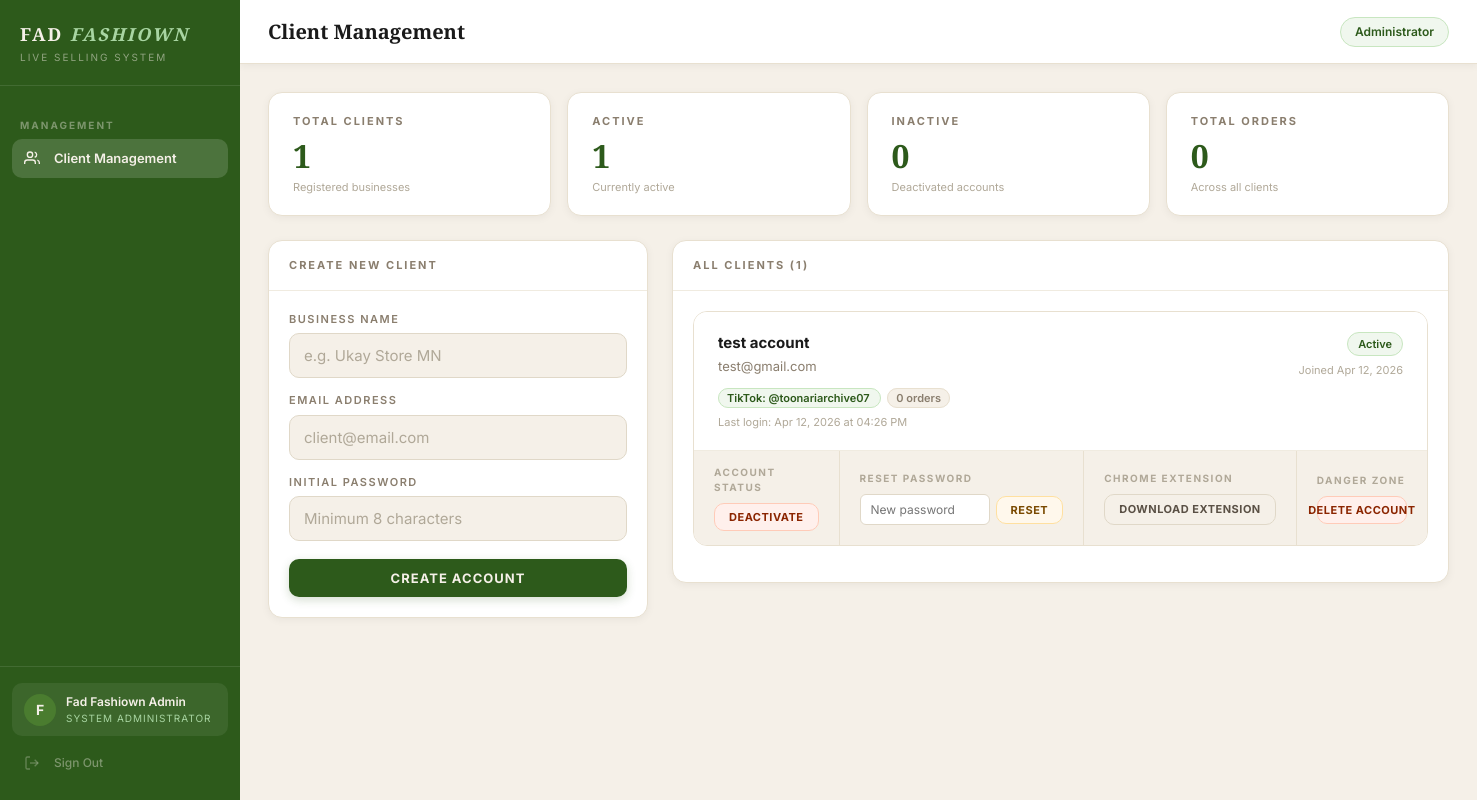
The app's page /admin (signed in), older data.
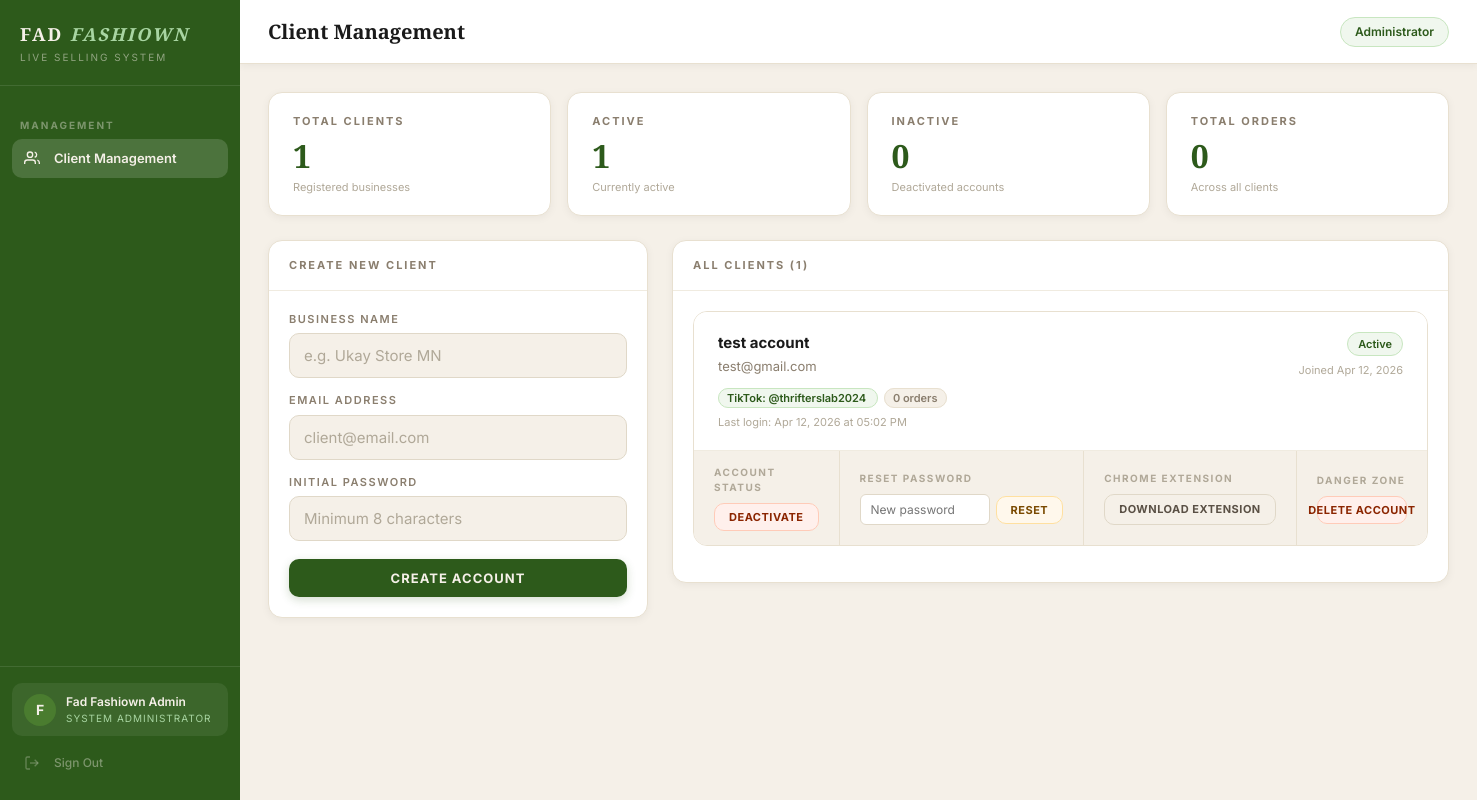
The same page, newer data.
### auth/models.py (models this page shows, shortened)
class Client(UserMixin, db.Model):
    __tablename__ = 'clients'
    id = db.Column(db.Integer, primary_key=True)
    business_name = db.Column(db.String(100), nullable=False)
    email = db.Column(db.String(120), unique=True, nullable=False)
    password_hash = db.Column(db.String(255), nullable=False)
    plan = db.Column(db.String(20), default='active')
    is_active = db.Column(db.Boolean, default=True)
    is_admin = db.Column(db.Boolean, default=False)
    created_at = db.Column(db.DateTime, default=datetime.utcnow)
    last_login = db.Column(db.DateTime, nullable=True)
    tiktok_username = db.Column(db.String(100), default='')
    must_change_password = db.Column(db.Boolean, default=False)
    orders = db.relationship('Order', backref='client', lazy=True)
    token = db.Column(db.String(64), unique=True, nullable=True)
    detection_mode = db.Column(db.String(20), default='keywords')
    custom_keywords = db.Column(db.Text, default='mine')
    highlight_numbers = db.Column(db.Boolean, default=False)
    label_title = db.Column(db.String(100), default='FAD FASHIOWN')
    label_tagline = db.Column(db.String(100), default='Live Selling')
    label_template = db.Column(db.String(20), default='classic')
    label_show_order_id = db.Column(db.Boolean, default=True)
    label_show_datetime = db.Column(db.Boolean, default=True)

### auth/routes.py (the view)
@auth.route('/admin')
@admin_required
def admin_panel():
    from auth.models import Order
    clients = Client.query.filter_by(is_admin=False).order_by(
        Client.created_at.desc()
    ).all()
    order_counts = {}
    for client in clients:
        order_counts[client.id] = Order.query.filter_by(
            client_id=client.id
        ).count()
    return render_template(
        'admin.html',
        clients=clients,
        order_counts=order_counts
    )

### auth/routes.py (called while the page is built)
def admin_required(f):
    @wraps(f)
    def decorated_function(*args, **kwargs):
        if not current_user.is_authenticated:
            return redirect(url_for('auth.login'))
        if not current_user.is_admin:
            abort(403)
        return f(*args, **kwargs)
    return decorated_function

### templates/admin.html (shortened to what this page needs)
{% extends "base.html" %}
{% block page_title %}Client Management{% endblock %}
{% block topbar_right %}
<span class="status-pill connected">Administrator</span>
{% endblock %}
{% block content %}
<div class="stats-grid" style="margin-bottom:24px">
    <div class="stat-card">
        <div class="stat-label">Total Clients</div>
        <div class="stat-number">{{ clients|length }}</div>
        <div class="stat-sub">Registered businesses</div>
    </div>
    <div class="stat-card">
        <div class="stat-label">Active</div>
        <div class="stat-number">
            {{ clients|selectattr('is_active')|list|length }}
        </div>
        <div class="stat-sub">Currently active</div>
    </div>
    <div class="stat-card">
        <div class="stat-label">Inactive</div>
        <div class="stat-number">
            {{ clients|rejectattr('is_active')|list|length }}
        </div>
        <div class="stat-sub">Deactivated accounts</div>
    </div>
    <div class="stat-card">
        <div class="stat-label">Total Orders</div>
        <div class="stat-number">
            {{ order_counts.values()|sum }}
        </div>
        <div class="stat-sub">Across all clients</div>
    </div>
</div>
<div class="admin-grid">
    <div>
        <div class="card">
            <div class="card-header">
                <span class="card-title">Create New Client</span>
            </div>
            <div class="card-body">
                <form method="POST" action="/admin/create-client" id="create-client-form">
                    <div class="form-group">
                        <label class="form-label">Business Name</label>
                        <input type="text" name="business_name"
                               class="form-input"
                               placeholder="e.g. Ukay Store MN" required />
                    </div>
                    <div class="form-group">
                        <label class="form-label">Email Address</label>
                        <input type="email" name="email"
                               class="form-input"
                               placeholder="client@email.com" required />
                    </div>
                    <div class="form-group">
                        <label class="form-label">Initial Password</label>
                        <input type="text" name="password"
                               class="form-input"
                               placeholder="Minimum 8 characters"
                               required minlength="6" />
                    </div>
                    <button type="button"
                            onclick="handleCreateAccount()"
                            class="btn btn-primary"
                            style="width:100%;margin-top:4px">
                        Create Account
                    </button>
                </form>
            </div>
        </div>
    </div>
    <div>
        <div class="card">
            <div class="card-header">
                <span class="card-title">All Clients ({{ clients|length }})</span>
            </div>
            <div class="card-body">
                {% if clients %}
                    {% for client in clients %}
                        <div class="client-card {{ '' if client.is_active else 'inactive' }}">
                            <div class="client-card-header">
                                <div class="client-card-info">
                                <div class="client-card-name">{{ client.business_name }}</div>
                                <div class="client-card-email">{{ client.email }}</div>
                                <div style="margin-top:6px">
                                    {% if client.tiktok_username %}
                                    <span style="font-size:11px;background:var(--green-pale);
                                                color:var(--green-dark);border:1px solid #C8E6C0;
                                                padding:2px 8px;border-radius:10px;font-weight:600">
                                        TikTok: @{{ client.tiktok_username }}
                                    </span>
                                    {% else %}
                                    <span style="font-size:11px;background:#FFF8EC;
                                                color:#7A4A00;border:1px solid #FFE0A0;
                                                padding:2px 8px;border-radius:10px;font-weight:600">
                                        TikTok: Not set
                                    </span>
                                    {% endif %}
                                    <span style="font-size:11px;background:var(--cream);
                                                color:var(--text-muted);border:1px solid var(--border);
                                                padding:2px 8px;border-radius:10px;font-weight:600;
                                                margin-left:6px">
                                        {{ order_counts[client.id] }} orders
                                    </span>
                                </div>
                                {% if client.last_login %}
                                <div class="client-card-last-login">
                                    Last login: {{ client.last_login.strftime('%b %d, %Y at %I:%M %p') }}
                                </div>
                                {% endif %}
                            </div>
                                <div class="client-card-status">
                                    <span class="badge {{ 'badge-active' if client.is_active else 'badge-inactive' }}">
                                        {{ 'Active' if client.is_active else 'Inactive' }}
                                    </span>
                                    <div class="client-card-joined">
                                        Joined {{ client.created_at.strftime('%b %d, %Y') }}
                                    </div>
                                </div>
                            </div>
                            <div class="client-card-actions">
                                <div class="action-group">
                                    <div class="action-group-label">Account Status</div>
                                    <button
                                        data-client-id="{{ client.id }}"
                                        data-client-name="{{ client.business_name }}"
                                        data-is-active="{{ '1' if client.is_active else '0' }}"
                                        onclick="handleToggleClient(this)"
                                        class="btn {{ 'btn-danger' if client.is_active else 'btn-success' }} btn-sm">
                                        {{ 'Deactivate' if client.is_active else 'Activate' }}
                                    </button>
                                </div>
                                <div class="action-group">
                                    <div class="action-group-label">Reset Password</div>
                                    <div class="reset-form">
                                        <input type="text"
                                            id="reset-input-{{ client.id }}"
                                            class="reset-input"
                                            placeholder="New password" />
                                        <button onclick="handleResetPassword('{{ client.id }}', '{{ client.business_name }}')"
                                                class="btn btn-warning btn-sm">
                                            Reset
                                        </button>
                                    </div>
                                </div>
                                <div class="action-group">
                                    <div class="action-group-label">Chrome Extension</div>
                                    <a href="/admin/download-extension/{{ client.id }}"
                                    class="btn btn-secondary btn-sm">
                                        Download Extension
                                    </a>
                                </div>
                                <div class="action-group" style="min-width:120px">
                                    <div class="action-group-label">Danger Zone</div>
                                    <button onclick="Modal.confirm({
                                        title: 'Delete Client Account',
                                        message: 'You are about to permanently delete the account for:',
                                        detail: '{{ client.business_name }}',
                                        warning: 'This action cannot be undone. All data associated with this account will be permanently removed.',
                                        confirmText: 'Delete Account',
                                        confirmClass: 'btn-danger',
                                        onConfirm: function() {
                                            document.getElementById('delete-form-{{ client.id }}').submit();
                                        }
                                    })"
                                    class="btn btn-danger btn-sm">
                                        Delete Account
                                    </button>
                                </div>
                            </div>
                        </div>
                        {% endfor %}
                {% else %}
                    <div class="empty-state">
                        No clients yet. Create your first client above.
                    </div>
                {% endif %}
            </div>
        </div>
    </div>
</div>
{% endblock %}

### templates/base.html (shortened to what this page needs)
<!DOCTYPE html>
<html lang="en">
<head>
    <link rel="stylesheet" href="/static/style.css">
</head>
<body>
<div class="app-layout">
    <aside class="sidebar" id="sidebar">
        <div class="sidebar-brand">
            <div class="brand-name">FAD <em>FASHIOWN</em></div>
            <div class="brand-sub">Live Selling System</div>
        </div>
        <nav class="sidebar-nav">
            {% if current_user.is_admin %}
            <div class="nav-section-label">Management</div>
            <a href="/admin"
               class="nav-item {% if request.endpoint == 'auth.admin_panel' %}active{% endif %}">
                <span class="nav-icon">
                    <svg width="16" height="16" fill="none" stroke="currentColor" stroke-width="2" viewBox="0 0 24 24">
                        <path d="M17 21v-2a4 4 0 0 0-4-4H5a4 4 0 0 0-4 4v2"/>
                        <circle cx="9" cy="7" r="4"/>
                        <path d="M23 21v-2a4 4 0 0 0-3-3.87"/>
                        <path d="M16 3.13a4 4 0 0 1 0 7.75"/>
                    </svg>
                </span>
                Client Management
            </a>
            {% endif %}
        </nav>
        <div class="sidebar-footer">
            <div class="client-info">
                <div class="client-avatar">
                    {{ current_user.business_name[0].upper() }}
                </div>
                <div class="client-details">
                    <div class="client-name">{{ current_user.business_name }}</div>
                    <div class="client-plan">
                        {% if current_user.is_admin %}System Administrator{% else %}Live Selling{% endif %}
                    </div>
                </div>
            </div>
            <a href="/logout" class="nav-item nav-signout">
                <span class="nav-icon">
                    <svg width="16" height="16" fill="none" stroke="currentColor" stroke-width="2" viewBox="0 0 24 24">
                        <path d="M9 21H5a2 2 0 0 1-2-2V5a2 2 0 0 1 2-2h4"/>
                        <polyline points="16 17 21 12 16 7"/>
                        <line x1="21" y1="12" x2="9" y2="12"/>
                    </svg>
                </span>
                Sign Out
            </a>
        </div>
    </aside>
    <main class="main-content">
        <div class="topbar">
            <div style="display:flex;align-items:center;gap:14px">
                <div class="topbar-title">{% block page_title %}{% endblock %}</div>
            </div>
            <div class="topbar-right">
                {% block topbar_right %}{% endblock %}
            </div>
        </div>
        <div class="page-content">
            {% block content %}{% endblock %}
        </div>
    </main>
</div>
</body>
</html>

Row changes from the older to the newer data that the page shows:
changed Client "test account": tiktok_username "toonariarchive07" → "thrifterslab2024"; last_login "Apr 12, 2026 at 04:26 PM" → "Apr 12, 2026 at 05:02 PM"
